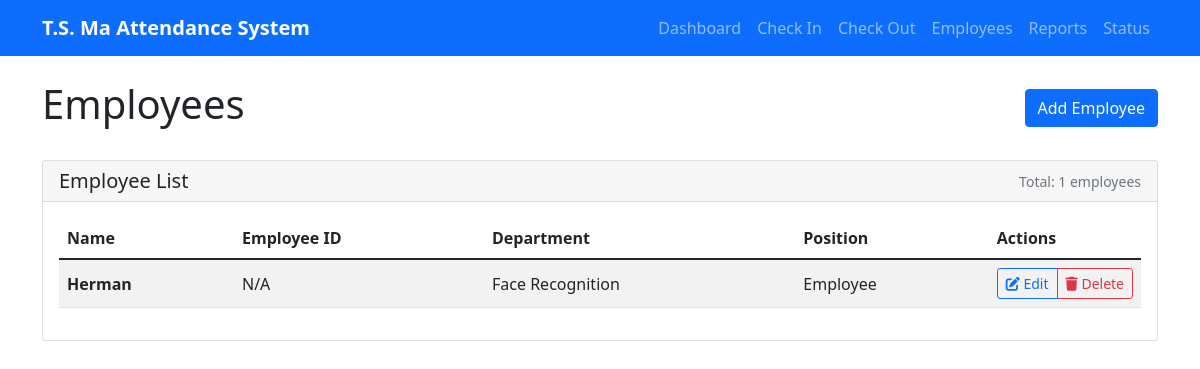
Page /employees on the earlier database version.
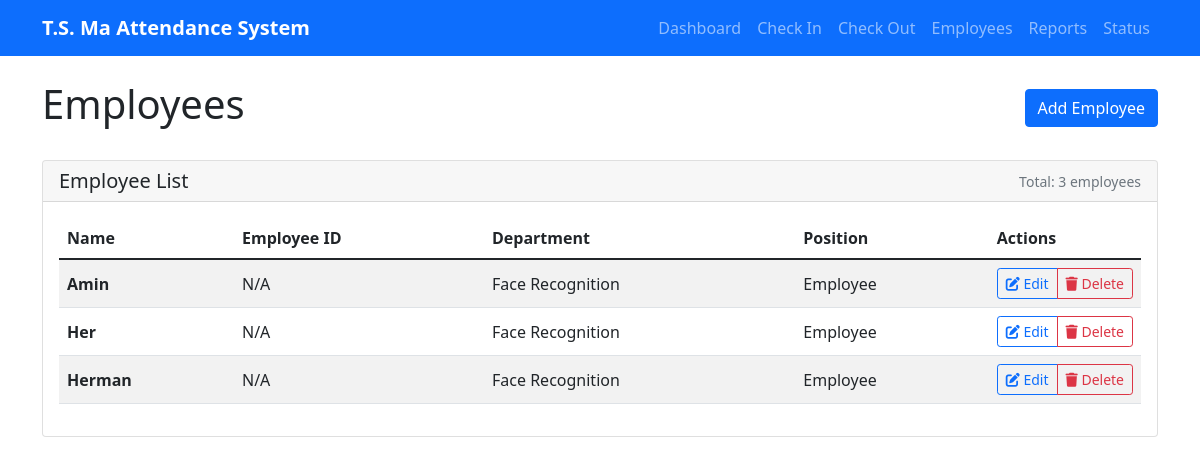
Same page on the later database version.
### tables this page shows
CREATE TABLE employees (
                        id INTEGER PRIMARY KEY AUTOINCREMENT,
                        name TEXT UNIQUE NOT NULL,
                        employee_id TEXT UNIQUE,
                        department TEXT,
                        position TEXT,
                        is_active BOOLEAN DEFAULT 1,
                        created_at TIMESTAMP DEFAULT CURRENT_TIMESTAMP
                    );

### attendance_web_server.py (the view)
@app.route('/employees')
def employees():
    db = get_db()
    employees = db.get_employees()
    print(employees)
    return render_template('employees.html', employees=employees)

### attendance_database.py (called while the page is built)
    def _get_connection(self):
        return sqlite3.connect(self.db_path, check_same_thread=False)

    def get_employees(self) -> List[Dict]:
        try:
            conn = self._get_connection()
            cursor = conn.cursor()
            cursor.execute('''
                SELECT id, name, employee_id, department, position
                FROM employees
                WHERE is_active = 1
                ORDER BY name
            ''')
            employees = []
            for row in cursor.fetchall():
                employees.append({
                    'id': row[0],
                    'name': row[1],
                    'employee_id': row[2],
                    'department': row[3],
                    'position': row[4]
                })
            conn.close()
            return employees
        except Exception as e:
            print(f"Error getting employees: {e}")
            return []

### attendance_web_server.py (called while the page is built)
def get_db():
    global db
    if db is None:
        db = AttendanceDatabase()
    return db

### templates/employees.html (shortened to what this page needs)
{% extends "base.html" %}
{% block content %}
<div class="d-flex justify-content-between align-items-center mb-4">
    <h1>Employees</h1>
    <a href="/add_employee" class="btn btn-primary">Add Employee</a>
</div>
<div class="card">
    <div class="card-header d-flex justify-content-between align-items-center">
        <h5 class="card-title mb-0">Employee List</h5>
        <small class="text-muted">Total: {{ employees|length }} employees</small>
    </div>
    <div class="card-body">
        {% if employees %}
            <div class="table-responsive">
                <table class="table table-striped">
                    <thead>
                        <tr>
                            <th>Name</th>
                            <th>Employee ID</th>
                            <th>Department</th>
                            <th>Position</th>
                            <th width="150">Actions</th>
                        </tr>
                    </thead>
                    <tbody>
                        {% for emp in employees %}
                        <tr>
                            <td><strong>{{ emp.name }}</strong></td>
                            <td>{{ emp.employee_id or 'N/A' }}</td>
                            <td>{{ emp.department or 'N/A' }}</td>
                            <td>{{ emp.position or 'N/A' }}</td>
                            <td class="action-buttons">
                                <div class="btn-group" role="group">
                                    <a href="/edit_employee/{{ emp.name|urlencode }}"
                                       class="btn btn-sm btn-outline-primary"
                                       title="Edit Employee">
                                        <i class="fas fa-edit"></i> Edit
                                    </a>
                                    <button type="button"
                                            class="btn btn-sm btn-outline-danger"
                                            onclick="confirmDelete('{{ emp.name }}')"
                                            title="Delete Employee">
                                        <i class="fas fa-trash"></i> Delete
                                    </button>
                                </div>
                            </td>
                        </tr>
                        {% endfor %}
                    </tbody>
                </table>
            </div>
        {% else %}
            <div class="text-center py-4">
                <i class="fas fa-users-slash text-muted fa-2x mb-2"></i>
                <p class="text-muted">No employees found.</p>
                <a href="/add_employee" class="btn btn-primary">Add First Employee</a>
            </div>
        {% endif %}
    </div>
</div>
{% endblock %}

Differences in the rows shown:
added employees: name "Amin", employee_id "N/A", department "Face Recognition", position "Employee"
added employees: name "Her", employee_id "N/A", department "Face Recognition", position "Employee"
Other differences:
{{ employees|length }}: "1" → "3"
